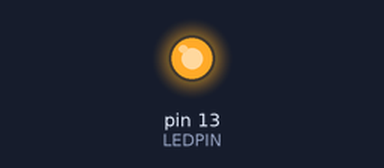
Bench run of a sketch on a simulated Arduino Uno, built with avr-gcc and run on an emulated ATmega328P. Parts: output pins drawn as LEDs (lit = HIGH). No radio packets arrive unless stated.

Above: at 3.0 s.
At 7.6 s:
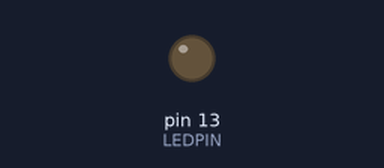
Timing chart, 0 to 11.9 s (numbered marks = the images above):
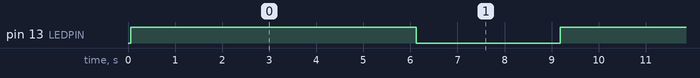

Measured:
- by itself, pin 13 (LEDPIN): alternates HIGH for 6.1 s and LOW for 3.1 s

The sketch:

controller.ino
```cpp
//
#include <VirtualWire.h>
#define LEDPIN 13

char *controller;

void setup()
{
  pinMode(LEDPIN,OUTPUT);
  vw_set_ptt_inverted(true); //
  vw_set_tx_pin(12);
  vw_setup(4000);// speed of data transfer Kbps
}
// Need to read sensors data to achieve final target i.e to control by hand //

// should be snchronised with reciever by same delays
void loop()
{
  controller="1"  ;
  vw_send((uint8_t *)controller, strlen(controller));
  vw_wait_tx(); // Wait until the whole message is gone
  digitalWrite(LEDPIN,1);
  delay(6000);
  controller="0"  ;
  vw_send((uint8_t *)controller, strlen(controller));
  vw_wait_tx(); // Wait until the whole message is gone
  digitalWrite(LEDPIN ,0);
  delay(3000);

}
```
